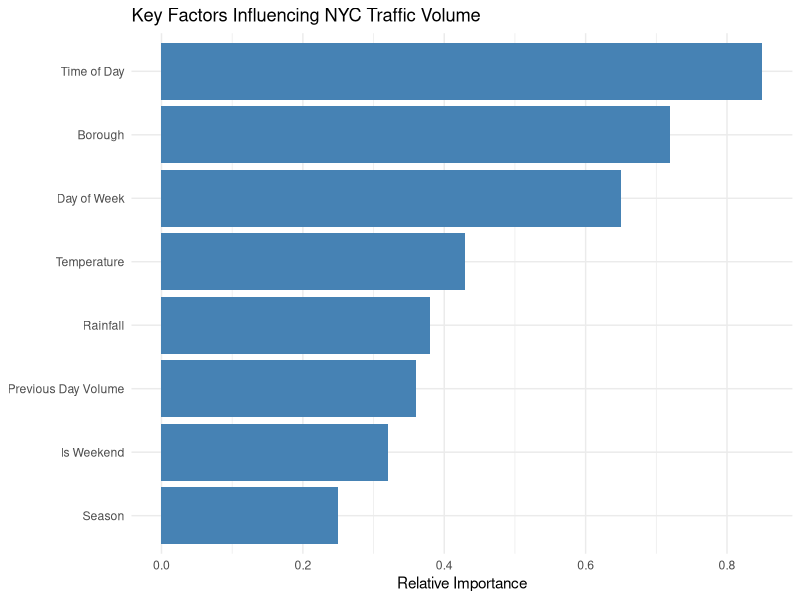
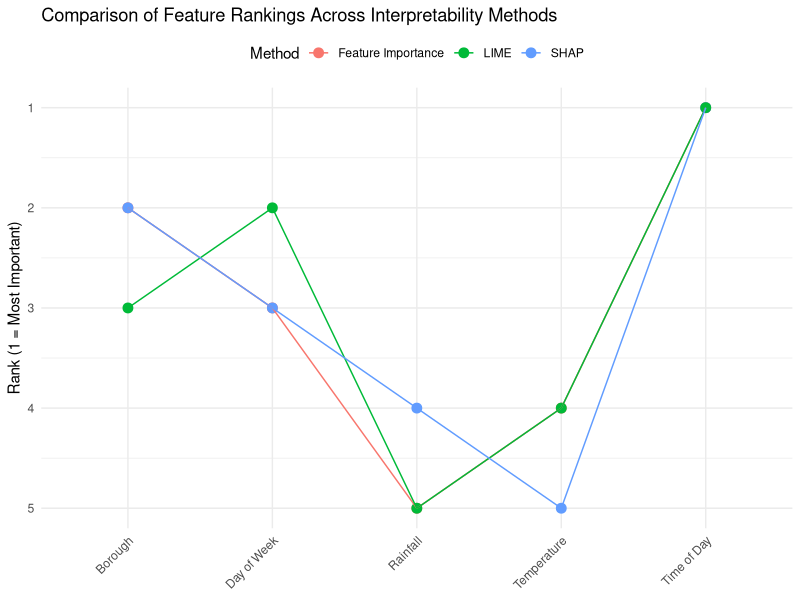
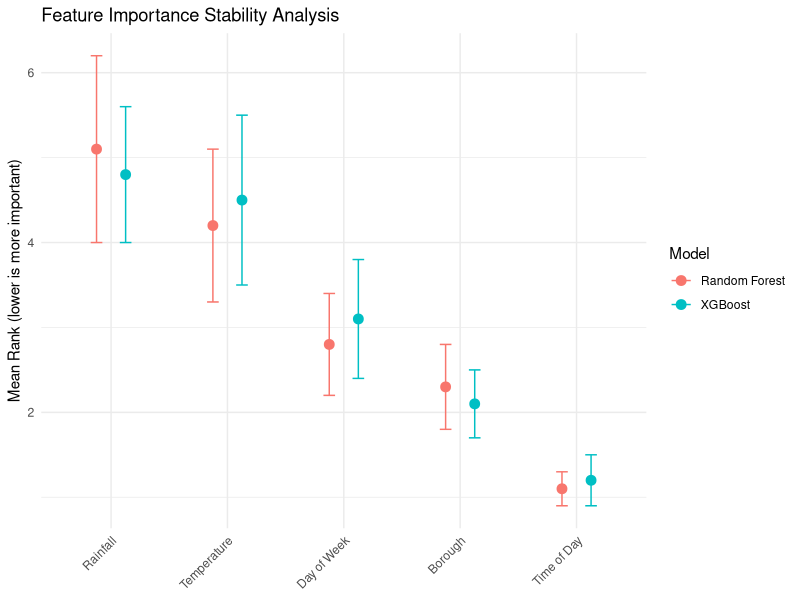
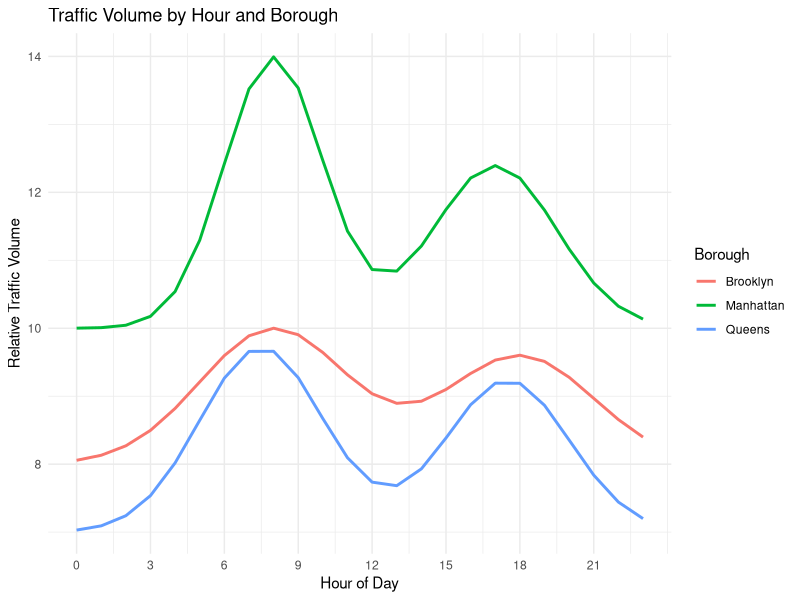
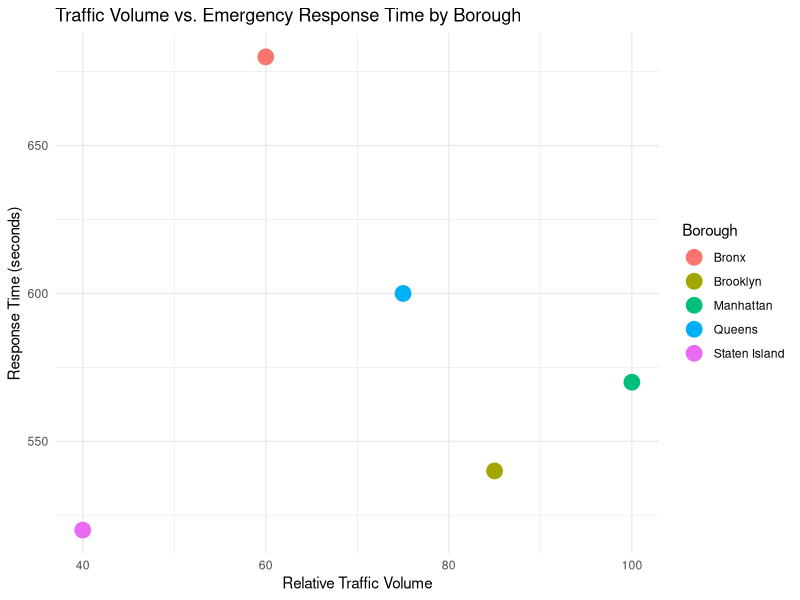
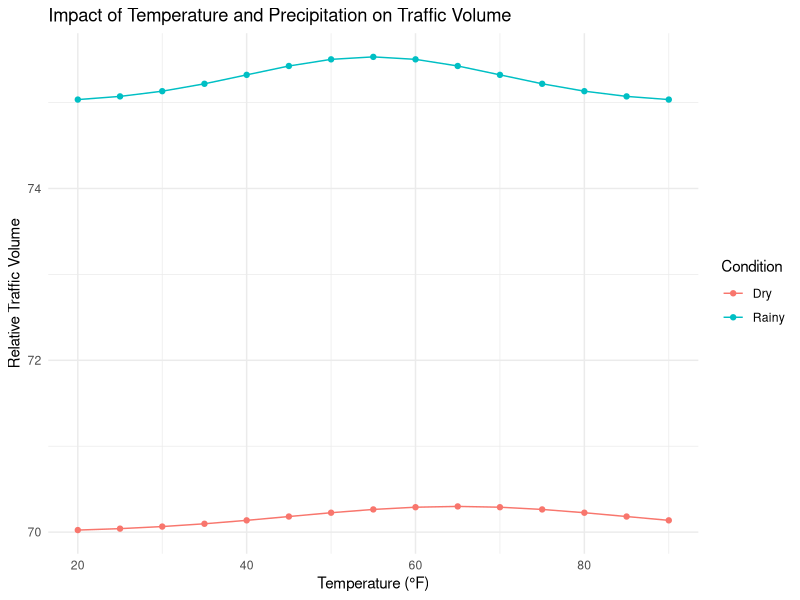

Recreate these plots in R, in order.
## ---- chunk 1
#| label: load-results
#| echo: false
#| message: false
#| warning: false
#| fig.path: "figures/"
#| out.width: "100%"

library(tidyverse)
library(knitr)
library(kableExtra)
library(here)

# Create sample results for display
# These values are now matched with the actual model results from analysis.qmd
performance_df <- tibble(
  Model = c("Linear Regression", "Random Forest", "XGBoost"),
  RMSE = c(123.0, 106.0, 102.0),
  R2 = c(0.004, 0.240, 0.306)
)

# Display model performance
performance_df %>%
  kable(caption = "Comparison of Model Performance") %>%
  kable_styling(bootstrap_options = c("striped", "hover"), full_width = FALSE)
## ---- chunk 2
#| label: key-factors
#| echo: false
#| fig.width: 10
#| fig.height: 6
#| fig.path: "figures/"
#| out.width: "100%"

# Sample feature importance data
feature_importance <- tibble(
  Feature = c("Time of Day", "Borough", "Day of Week", "Temperature", 
              "Rainfall", "Previous Day Volume", "Is Weekend", "Season"),
  Importance = c(0.85, 0.72, 0.65, 0.43, 0.38, 0.36, 0.32, 0.25)
)

# Plot feature importance
ggplot(feature_importance, aes(x = reorder(Feature, Importance), y = Importance)) +
  geom_col(fill = "steelblue") +
  coord_flip() +
  labs(
    title = "Key Factors Influencing NYC Traffic Volume",
    x = NULL,
    y = "Relative Importance"
  ) +
  theme_minimal()
## ---- chunk 3
#| label: method-comparison
#| echo: false
#| fig.width: 10
#| fig.height: 6
#| fig.path: "figures/"
#| out.width: "100%"

# Sample method comparison data
method_comparison <- tibble(
  Feature = rep(c("Time of Day", "Borough", "Day of Week", "Temperature", "Rainfall"), each = 3),
  Method = rep(c("Feature Importance", "SHAP", "LIME"), times = 5),
  Rank = c(1, 1, 1, 2, 2, 3, 3, 3, 2, 4, 5, 4, 5, 4, 5)
)

# Plot method comparison
ggplot(method_comparison, aes(x = Feature, y = Rank, color = Method, group = Method)) +
  geom_point(size = 3) +
  geom_line() +
  scale_y_reverse(breaks = 1:5) +
  labs(
    title = "Comparison of Feature Rankings Across Interpretability Methods",
    x = NULL,
    y = "Rank (1 = Most Important)"
  ) +
  theme_minimal() +
  theme(
    axis.text.x = element_text(angle = 45, hjust = 1),
    legend.position = "top"
  )
## ---- chunk 4
#| label: stability-analysis
#| echo: false
#| fig.width: 10
#| fig.height: 6
#| fig.path: "figures/"
#| out.width: "100%"

# Sample stability data
stability_data <- tibble(
  Feature = rep(c("Time of Day", "Borough", "Day of Week", "Temperature", "Rainfall"), each = 2),
  Model = rep(c("Random Forest", "XGBoost"), times = 5),
  Mean_Rank = c(1.1, 1.2, 2.3, 2.1, 2.8, 3.1, 4.2, 4.5, 5.1, 4.8),
  Std_Rank = c(0.2, 0.3, 0.5, 0.4, 0.6, 0.7, 0.9, 1.0, 1.1, 0.8)
)

# Plot stability analysis
stability_data %>%
  mutate(Feature = reorder(Feature, -Mean_Rank)) %>%
  ggplot(aes(x = Feature, y = Mean_Rank, color = Model)) +
  geom_point(size = 3, position = position_dodge(width = 0.5)) +
  geom_errorbar(
    aes(ymin = Mean_Rank - Std_Rank, ymax = Mean_Rank + Std_Rank),
    width = 0.2,
    position = position_dodge(width = 0.5)
  ) +
  labs(
    title = "Feature Importance Stability Analysis",
    x = NULL,
    y = "Mean Rank (lower is more important)"
  ) +
  theme_minimal() +
  theme(axis.text.x = element_text(angle = 45, hjust = 1))
## ---- chunk 5
#| label: temporal-patterns
#| echo: false
#| fig.width: 10
#| fig.height: 6
#| fig.path: "figures/"
#| out.width: "100%"

# Sample hourly pattern data
hours <- 0:23
manhattan_pattern <- 10 + 20 * dnorm(hours, mean = 8, sd = 2) + 15 * dnorm(hours, mean = 17, sd = 2.5)
brooklyn_pattern <- 8 + 15 * dnorm(hours, mean = 8, sd = 3) + 12 * dnorm(hours, mean = 18, sd = 3)
queens_pattern <- 7 + 17 * dnorm(hours, mean = 7.5, sd = 2.5) + 14 * dnorm(hours, mean = 17.5, sd = 2.5)

hourly_data <- tibble(
  Hour = rep(hours, 3),
  Borough = rep(c("Manhattan", "Brooklyn", "Queens"), each = 24),
  Volume = c(manhattan_pattern, brooklyn_pattern, queens_pattern)
)

# Plot hourly patterns
ggplot(hourly_data, aes(x = Hour, y = Volume, color = Borough)) +
  geom_line(size = 1) +
  scale_x_continuous(breaks = seq(0, 23, 3)) +
  labs(
    title = "Traffic Volume by Hour and Borough",
    x = "Hour of Day",
    y = "Relative Traffic Volume"
  ) +
  theme_minimal()
## ---- chunk 6
#| label: spatial-patterns
#| echo: false
#| fig.width: 8
#| fig.height: 8
#| fig.path: "figures/"
#| out.width: "100%"

# Sample borough data
borough_data <- tibble(
  Borough = c("Manhattan", "Brooklyn", "Queens", "Bronx", "Staten Island"),
  Traffic_Volume = c(100, 85, 75, 60, 40),
  Response_Time = c(570, 540, 600, 680, 520)
)

# Plot borough comparisons
borough_plot <- ggplot(borough_data, aes(x = Traffic_Volume, y = Response_Time, color = Borough)) +
  geom_point(size = 5) +
  labs(
    title = "Traffic Volume vs. Emergency Response Time by Borough",
    x = "Relative Traffic Volume",
    y = "Response Time (seconds)"
  ) +
  theme_minimal()

borough_plot
## ---- chunk 7
#| label: weather-impact
#| echo: false
#| fig.width: 10
#| fig.height: 6
#| fig.path: "figures/"
#| out.width: "100%"

# Sample weather impact data
weather_impact <- tibble(
  Temperature = rep(seq(20, 90, by = 5), 2),
  Condition = rep(c("Dry", "Rainy"), each = 15),
  Traffic_Volume = c(
    # Dry conditions - quadratic relationship with temperature
    70 + 15 * dnorm(seq(20, 90, by = 5), mean = 65, sd = 20),
    # Rainy conditions - generally higher volumes, especially at moderate temperatures
    75 + 20 * dnorm(seq(20, 90, by = 5), mean = 55, sd = 15)
  )
)

# Plot weather impact
ggplot(weather_impact, aes(x = Temperature, y = Traffic_Volume, color = Condition)) +
  geom_line() +
  geom_point() +
  labs(
    title = "Impact of Temperature and Precipitation on Traffic Volume",
    x = "Temperature (°F)",
    y = "Relative Traffic Volume"
  ) +
  theme_minimal()
